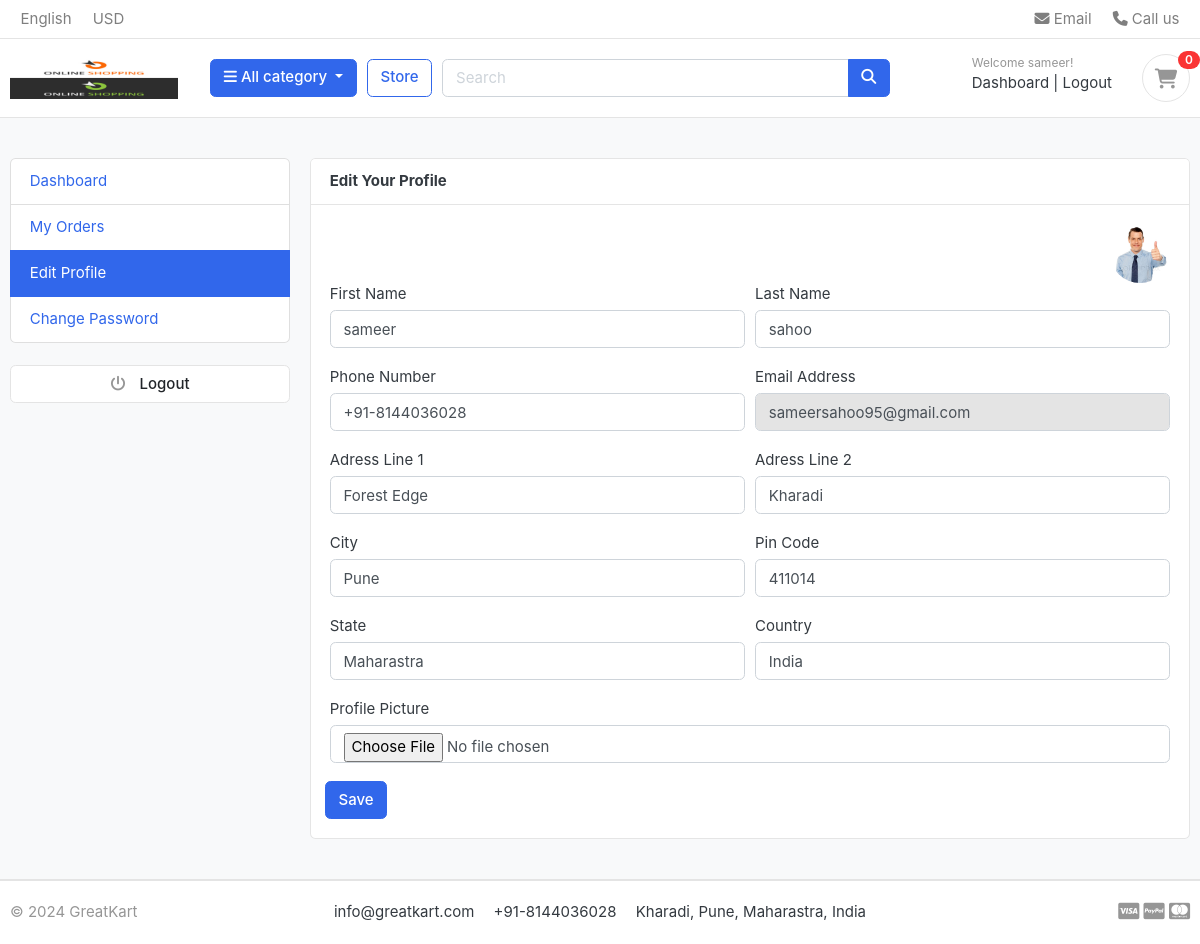
Before: /accounts/edit_profile/ (signed in) with the older database file.
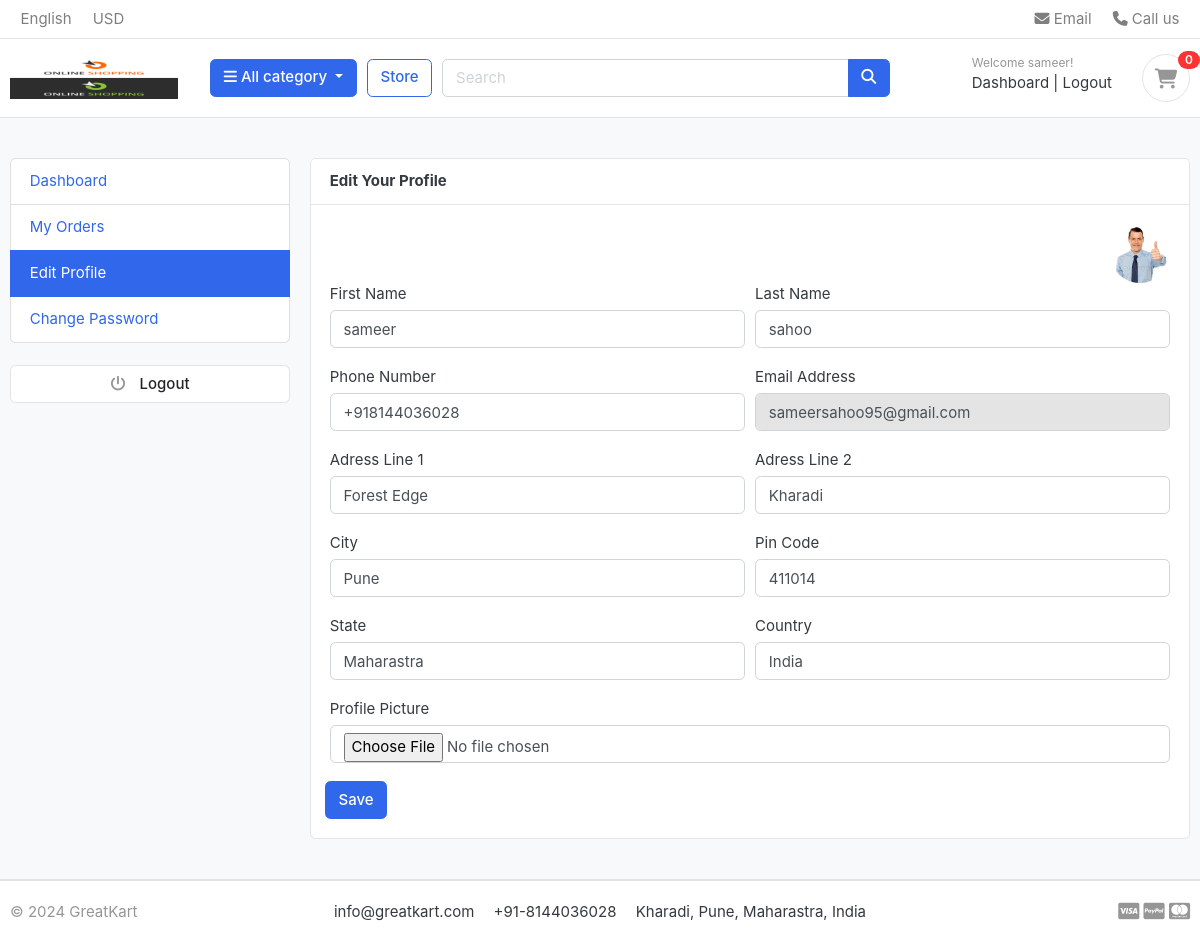
After: the same page with the newer database file.
### accounts/models.py (models this page shows, shortened)
class Account(AbstractBaseUser):
    first_name = models.CharField(max_length=50)
    last_name = models.CharField(max_length=50)
    username = models.CharField(max_length=50, unique=True)
    email = models.EmailField(max_length=100, unique=True)
    phone = models.CharField(max_length=50)
    date_joined = models.DateTimeField(auto_now_add=True)
    last_login = models.DateTimeField(auto_now_add=True)
    is_admin = models.BooleanField(default=False)
    is_staff = models.BooleanField(default=False)
    is_active = models.BooleanField(default=False)
    is_superadmin = models.BooleanField(default=False)
    USERNAME_FIELD = 'email'
    REQUIRED_FIELDS = ['username', 'first_name', 'last_name']
    objects = MyAccountManager()

### accounts/views.py (the view)
# urls.py: path('edit_profile/', edit_profile, name='edit_profile'),
@login_required(login_url='login')
def edit_profile(request):
    try:
        user_profile = UserProfile.objects.get(user=request.user)
    except UserProfile.DoesNotExist:
        user_profile = None
    if request.method == "POST":
        user_form = UserForm(request.POST, instance=request.user)
        user_profile_form = UserProfileForm(request.POST, request.FILES, instance=user_profile)
        if user_form.is_valid() and user_profile_form.is_valid():
            user_form.save()
            user_profile_form.save()
            messages.success(request, 'Your profile has been updated')
            return redirect('edit_profile')
    else:
        user_form = UserForm(instance=request.user)
        user_profile_form = UserProfileForm(instance=user_profile)
    context = {
        'user_form': user_form,
        'user_profile_form': user_profile_form,
        'user_profile': user_profile,
    }
    return render(request, 'accounts/edit_profile.html', context)

### accounts/forms.py
class UserForm(forms.ModelForm):
    class Meta:
        model = Account
        fields = ['first_name', 'last_name', 'phone']
    def __init__(self, *args, **kwargs):
        super(UserForm, self).__init__(*args, **kwargs)
        for field in self.fields:
            self.fields[field].widget.attrs['class']='form-control'

class UserProfileForm(forms.ModelForm):
    profile_pic = forms.ImageField(required=False, error_messages={'invalid': ('remove currently stored picture path')}, widget=forms.FileInput)
    class Meta:
        model = UserProfile
        fields = ['address_line_1', 'address_line_2', 'city', 'pincode', 'state', 'country', 'profile_pic']
    def __init__(self, *args, **kwargs):
        super(UserProfileForm, self).__init__(*args, **kwargs)
        for field in self.fields:
            self.fields[field].widget.attrs['class']='form-control'

### carts/views.py (called while the page is built)
def get_cart_id(request): #cart_id is nothing but the session id which we can use to add items in a cart
    cart_id = request.session.session_key #get the session id
    if not cart_id:
        cart_id = request.session.create() #create new session id if not present
    return cart_id

### templates/accounts/edit_profile.html (shortened to what this page needs)
{% extends 'base.html' %}
{% block content %}
<section class="section-conten padding-y bg">
    <div class="container">
        <div class="row">
        {% include 'includes/dashboard_sidebar.html' %}
        <main class="col-md-9">
            <article class="card">
            <header class="card-header">
                <strong class="d-inline-block mr-3">Edit Your Profile </strong>
            </header>
            <div class="card-body">
                <div class="text-right">
                    <img src="{{ user_profile.profile_pic.url }}" alt="path to the profile picture" width="60" height="60" style="border-radius:50%;">
                </div>
                <div class="row">
                    <div class="col-md-12">
                        <form action="{% url 'edit_profile' %}" method="POST" enctype="multipart/form-data">
                            <div class="form-row">
                                <div class="form-group col-md-6">
                                    <label>First Name</label>
                                    {{ user_form.first_name }}
                                </div>
                                <div class="form-group col-md-6">
                                    <label>Last Name</label>
                                    {{ user_form.last_name }}
                                </div>
                                <div class="form-group col-md-6">
                                    <label>Phone Number</label>
                                    {{ user_form.phone }}
                                </div>
                                <div class="form-group col-md-6">
                                    <label>Email Address</label>
                                    <input type="text" name="last_name" class="form-control" value="{{ user_profile.user.email }}" disabled>
                                </div>
                                <div class="form-group col-md-6">
                                    <label>Adress Line 1</label>
                                    {{ user_profile_form.address_line_1 }}
                                </div>
                                <div class="form-group col-md-6">
                                    <label>Adress Line 2</label>
                                    {{ user_profile_form.address_line_2 }}
                                </div>
                                <div class="form-group col-md-6">
                                    <label>City</label>
                                    {{ user_profile_form.city }}
                                </div>
                                <div class="form-group col-md-6">
                                    <label>Pin Code</label>
                                    {{ user_profile_form.pincode }}
                                </div>
                                <div class="form-group col-md-6">
                                    <label>State</label>
                                    {{ user_profile_form.state }}
                                </div>
                                <div class="form-group col-md-6">
                                    <label>Country</label>
                                    {{ user_profile_form.country }}
                                </div>
                                <div class="form-group col-md-12">
                                    <label>Profile Picture</label>
                                    {{ user_profile_form.profile_pic }}
                                </div>
                                <br>
                                <input type="submit" value="Save" class="btn btn-primary">
                            </div>
                        </form>
                    </div>
                </div>
            </div>
            </article>
        </main>
    </div>
    </div>
    </section>
{% endblock %}

### templates/includes/navbar.html (shortened to what this page needs)
{% load static %}
<header class="section-header">
    <nav class="navbar p-md-0 navbar-expand-sm navbar-light border-bottom">
    <div class="container">
      <div class="collapse navbar-collapse" id="navbarTop4">
        <ul class="navbar-nav mr-auto">
            <li class="nav-item dropdown">
                 <a href="#" class="nav-link">   English </a>
            </li>
            <li class="nav-item dropdown">
                <a href="#" class="nav-link"> USD </a>
            </li>
        </ul>
        <ul class="navbar-nav">
            <li><a href="#" class="nav-link"> <i class="fa fa-envelope"></i> Email </a></li>
            <li><a href="#" class="nav-link"> <i class="fa fa-phone"></i> Call us </a></li>
        </ul>
      </div>
    </div>
    </nav>
    <section class="header-main border-bottom">
        <div class="container">
    <div class="row align-items-center">
        <div class="col-lg-2 col-md-3 col-6">
            <a href="{% url 'index' %}" class="brand-wrap">
                <img class="logo" src="{% static './images/logo.png' %}">
            </a>
        </div>
        <div class="col-lg col-sm col-md col-6 flex-grow-0">
            <div class="category-wrap dropdown d-inline-block float-right">
                <button type="button" class="btn btn-primary dropdown-toggle" data-toggle="dropdown">
                    <i class="fa fa-bars"></i> All category
                </button>
            </div>
        </div>
        <a href="{% url 'store' %}" class="btn btn-outline-primary">Store</a>
        <div class="col-lg  col-md-6 col-sm-12 col">
            <form action="{% url 'search' %}" class="search" method="GET">
                <div class="input-group w-100">
                    <input type="text" class="form-control" style="width:60%;" placeholder="Search" name="keyword">
                    <div class="input-group-append">
                      <button class="btn btn-primary" type="submit">
                        <i class="fa fa-search"></i>
                      </button>
                    </div>
                </div>
            </form>
        </div>
        <div class="col-lg-3 col-sm-6 col-8 order-2 order-lg-3">
                    <div class="d-flex justify-content-end mb-3 mb-lg-0">
                        {% if user.id is None %}
                            <div class="widget-header">
                                <small class="title text-muted">Welcome guest!</small>
                                <div>
                                    <a href="{% url 'login' %}">Sign in</a> <span class="dark-transp"> | </span>
                                    <a href="{% url 'register' %}"> Register</a>
                                </div>
                            </div>
                        {% else %}
                        <div class="widget-header">
                            <small class="title text-muted">Welcome {{ user.first_name }}!</small>
                            <div>
                                <a href="{% url 'dashboard' %}">Dashboard</a> <span class="dark-transp"> | </span>
                                <a href="{% url 'logout' %}"> Logout</a>
                            </div>
                        </div>
                        {% endif %}
                        <a href="{% url 'cart' %}" class="widget-header pl-3 ml-3">
                            <div class="icon icon-sm rounded-circle border"><i class="fa fa-shopping-cart"></i></div>
                            <span class="badge badge-pill badge-danger notify">{{ total_count }}</span>
                        </a>
                    </div>
                </div>
        </div>
    </div>
    </section>
</header>

Changed rows visible on the page:
changed Account "sameer": phone "+91-8144036028" → "+918144036028"
